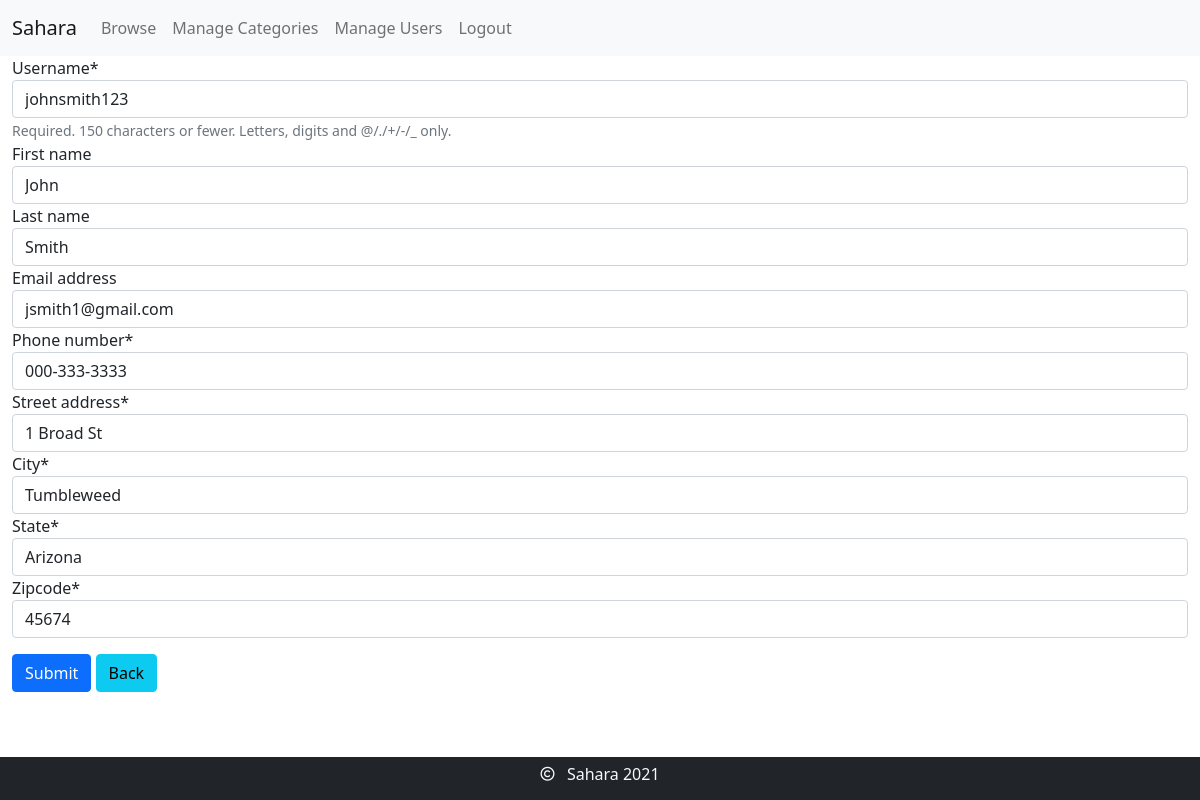
/users/2/update/ (signed in), run on the app's committed database.
### users/models.py (models this page shows, shortened)
class User(AbstractUser):
    phone_number = models.CharField(
        max_length=12,
        null=False,
        validators=[
            MinLengthValidator(12),
            MaxLengthValidator(12),
            RegexValidator("^\d{3}-\d{3}-\d{4}$"),
            ProhibitNullCharactersValidator()
        ]
    )
    street_address = models.CharField(
        max_length=40,
        null=False,
        validators=[
            MinLengthValidator(6),
            MaxLengthValidator(40),
            RegexValidator("^\d{1,5} [a-zA-Z0-9\. ]+$"),
            ProhibitNullCharactersValidator()
        ]
    )
    city = models.CharField(
        max_length=25,
        null=False,
        validators=[
            MinLengthValidator(2),
            MaxLengthValidator(25),
            RegexValidator("^[a-zA-Z\. -']+$"),
            ProhibitNullCharactersValidator()
        ]
    )
    state = models.CharField(
        max_length=2,
        null=True,
        choices=US_STATES,
        validators=[
            MinLengthValidator(2),
            MaxLengthValidator(2),
            RegexValidator("^[A-Z]{2}$"),
            ProhibitNullCharactersValidator()
        ]
    )
    zipcode = models.CharField(
        max_length=5,
        null=True,
        validators=[
            MinLengthValidator(5),
            MaxLengthValidator(5),
            RegexValidator("^\d{5}$"),
            ProhibitNullCharactersValidator()
        ]
    )

### users/views.py (the view)
# urls.py: path("<int:pk>/update/", views.UserUpdateView.as_view(), name="update"),
class UserUpdateView(LoginRequiredMixin, UserPassesTestMixin, UpdateView):
    model = User
    template_name = "users/update.html"
    context_object_name = "user_"
    form_class = UserUpdateForm
    def test_func(self):
        return self.request.user.is_superuser or (self.request.user == self.get_object())

### users/forms.py
class UserUpdateForm(forms.ModelForm):
    class Meta:
        model = User
        fields = [
            "username", "first_name", "last_name", "email", "phone_number",
            "street_address", "city", "state", "zipcode"
        ]

### users/templates/users/update.html
{% extends "base/form.html" %}
{% block back_button %}
    <a class="btn btn-info" href="{% url 'users:detail' user_.id %}">Back</a>
{% endblock back_button %}

### base/templates/base/form.html (shortened to what this page needs)
{% extends "base/base.html" %}
{% load crispy_forms_tags %}
{% block content %}
    <form class="form-horizontal" method="POST" enctype="multipart/form-data">
        <div class="form-group col-xs-4">
            {{ form|crispy }}
        </div>
        <div class="mt-3">
            <button class="btn btn-primary" type="submit">Submit</button>
            {% block back_button %}{% endblock back_button %}
        </div>
    </form>
{% endblock content %}

### data on the page
User: username "johnsmith123", first_name "John", last_name "Smith", email "jsmith1@gmail.com", phone_number "000-333-3333", street_address "1 Broad St", city "Tumbleweed", state "Arizona", zipcode "45674"
